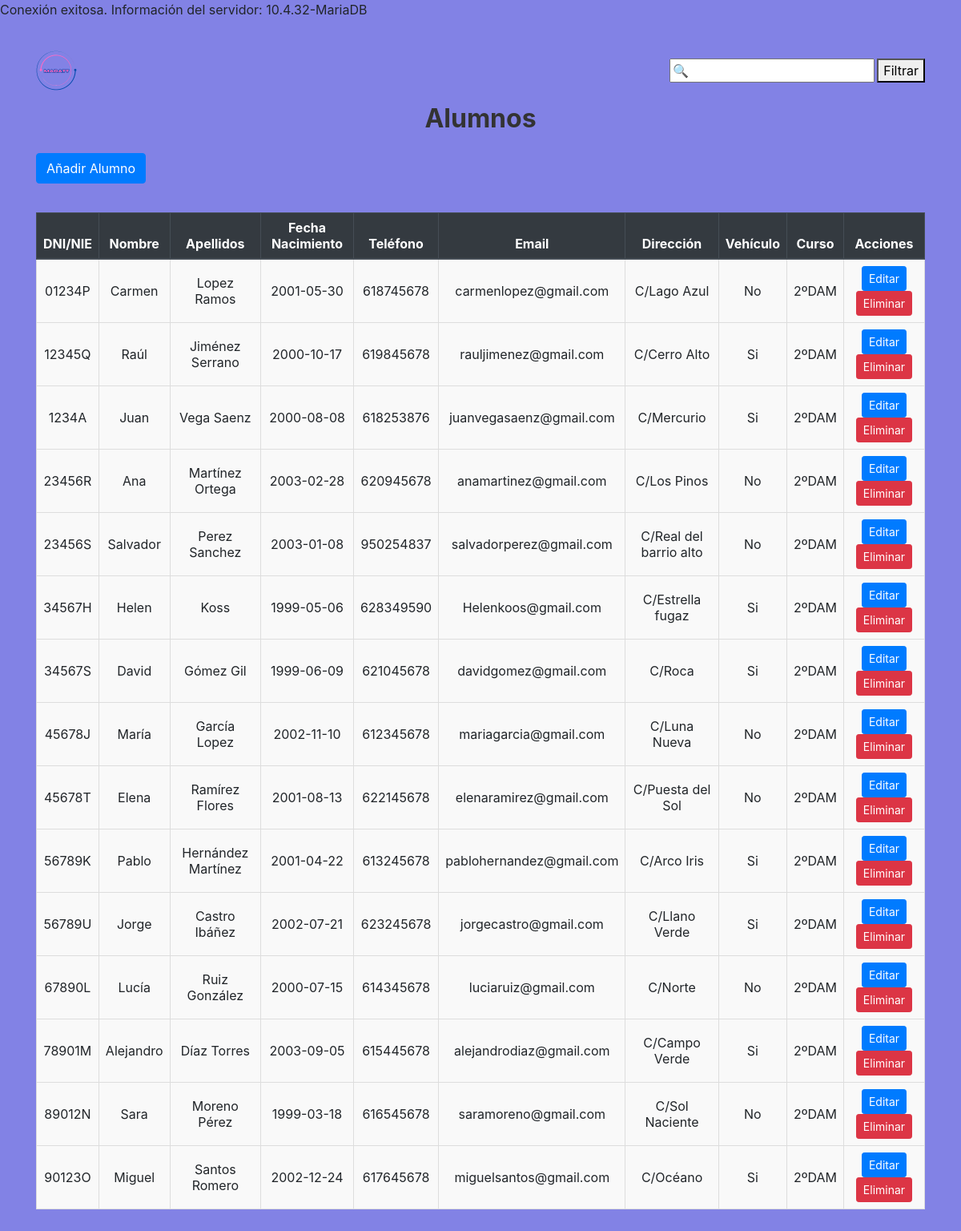
Page /code/alumnos.php on the committed database.
### tables this page shows
CREATE TABLE alumnos (
	dni_nie char(9) PRIMARY KEY,
	nombre VARCHAR(100) not null,
	apellido1 VARCHAR(100) not null,
	apellido2 VARCHAR(100),
	fecha_nacimiento DATE,
	telefono VARCHAR(50),
	email VARCHAR(255),
	direccion VARCHAR(255),
	vehiculo ENUM('Si','No'),
	curso CHAR(6),
	dni_tutor CHAR(9),
	id_empresa int UNSIGNED,
	FOREIGN KEY (id_empresa) REFERENCES empresas(id),
	FOREIGN KEY (dni_tutor) REFERENCES profesores(dni_nie) ON DELETE SET NULL ON UPDATE CASCADE
);

### code/alumnos.php (the view, shortened to what this page needs)
<?php
require 'conexion.php';
$query = "SELECT dni_nie, nombre, apellido1, apellido2, fecha_nacimiento, telefono, email, direccion, vehiculo, curso
          FROM alumnos";
$result = $mysqli->query($query);
?>
<!DOCTYPE html>
<html lang="es">
<head>
    <link rel="stylesheet" href="https://stackpath.bootstrapcdn.com/bootstrap/4.5.2/css/bootstrap.min.css">
    <link rel="stylesheet" href="alumno.css">
</head>
<body>
    <div class="container container-alumnos my-4">
        <header class="d-flex justify-content-between align-items-center mb-3">
            <img src="logo.png" alt="logo" style="height: 50px;">
            <div class="busqueda">
                <input type="text" id="searchFilter" placeholder="🔍">
                <button id="searchButton">Filtrar</button>
            </div>
        </header>
        <h1 class="page-title text-center mb-4">Alumnos</h1>
        <div class="mb-3">
            <a href="gestionAlumno.php" class="btn btn-primary">Añadir Alumno</a>
        </div>
        <div class="table-responsive">
            <table class="table table-hover table-alumnos">
                <thead class="thead-dark">
                    <tr>
                        <th>DNI/NIE</th>
                        <th>Nombre</th>
                        <th>Apellidos</th>
                        <th>Fecha Nacimiento</th>
                        <th>Teléfono</th>
                        <th>Email</th>
                        <th>Dirección</th>
                        <th>Vehículo</th>
                        <th>Curso</th>
                        <th>Acciones</th>
                    </tr>
                </thead>
                <tbody>
                    <?php if ($result->num_rows > 0): ?>
                        <?php while ($alumno = $result->fetch_assoc()): ?>
                            <tr>
                                <td><?php echo htmlspecialchars($alumno['dni_nie']); ?></td>
                                <td><?php echo htmlspecialchars($alumno['nombre']); ?></td>
                                <td><?php echo htmlspecialchars($alumno['apellido1'] . ' ' . $alumno['apellido2']); ?></td>
                                <td><?php echo htmlspecialchars($alumno['fecha_nacimiento']); ?></td>
                                <td><?php echo htmlspecialchars($alumno['telefono']); ?></td>
                                <td><?php echo htmlspecialchars($alumno['email']); ?></td>
                                <td><?php echo htmlspecialchars($alumno['direccion']); ?></td>
                                <td><?php echo htmlspecialchars($alumno['vehiculo']); ?></td>
                                <td><?php echo htmlspecialchars($alumno['curso']); ?></td>
                                <td>
                                    <a href="gestionAlumno.php?dni_nie=<?php echo urlencode($alumno['dni_nie']); ?>" class="btn btn-sm btn-primary">Editar</a>
                                    <form method="POST" style="display: inline;">
                                        <button type="submit" name="delete" class="btn btn-sm btn-danger" onclick="return confirm('¿Está seguro de que desea eliminar este alumno?');">Eliminar</button>
                                    </form>
                                </td>
                            </tr>
                        <?php endwhile; ?>
                    <?php else: ?>
                        <tr>
                            <td colspan="10" class="text-center">No hay alumnos registrados.</td>
                        </tr>
                    <?php endif; ?>
                </tbody>
            </table>
        </div>
    </div>
</body>
</html>

### code/conexion.php (shortened to what this page needs)
<?php
$host = 'localhost';
$user = 'root';
$password = '1234';
$database = 'fepla_crm';
$mysqli = new mysqli($host, $user, $password, $database);
echo "Conexión exitosa. Información del servidor: " . $mysqli->server_info;
?>

### code/alumno.css (style rules this page uses)
body { background-color: #8282e5; }
.container-alumnos { padding: 15px; }
header { display: flex; justify-content: space-between; align-items: center; margin-bottom: 20px; background-color: #8282e5; }
header img { height: 50px; }
header .busqueda { font-size: 16px; font-weight: bold; color: #555; }
.page-title { text-align: center; font-size: 2em; font-weight: bold; color: #333; margin-bottom: 20px; }
.table-alumnos { margin-top: 20px; border-collapse: collapse; width: 100%; overflow-x: auto; }
.table-alumnos th, .table-alumnos td { text-align: center; vertical-align: middle; padding: 8px; border: 1px solid #ddd; }
.table-alumnos thead th { background-color: #343a40; color: #fff; font-weight: bold; }
.table-alumnos tbody tr:nth-child(odd) { background-color: #f9f9f9; }
.table-alumnos tbody tr:nth-child(even) { background-color: #f9f9f9; }

### rows in the picture
alumnos: dni_nie "01234P", nombre "Carmen", apellido1+apellido2 "Lopez Ramos", fecha_nacimiento "2001-05-30", telefono "618745678", email "carmenlopez@gmail.com", direccion "C/Lago Azul", vehiculo "No", curso "2ºDAM"
alumnos: dni_nie "12345Q", nombre "Raúl", apellido1+apellido2 "Jiménez Serrano", fecha_nacimiento "2000-10-17", telefono "619845678", email "rauljimenez@gmail.com", direccion "C/Cerro Alto", vehiculo "Si", curso "2ºDAM"
alumnos: dni_nie "1234A", nombre "Juan", apellido1+apellido2 "Vega Saenz", fecha_nacimiento "2000-08-08", telefono "618253876", email "juanvegasaenz@gmail.com", direccion "C/Mercurio", vehiculo "Si", curso "2ºDAM"
alumnos: dni_nie "23456R", nombre "Ana", apellido1+apellido2 "Martínez Ortega", fecha_nacimiento "2003-02-28", telefono "620945678", email "anamartinez@gmail.com", direccion "C/Los Pinos", vehiculo "No", curso "2ºDAM"
alumnos: dni_nie "23456S", nombre "Salvador", apellido1+apellido2 "Perez Sanchez", fecha_nacimiento "2003-01-08", telefono "950254837", email "salvadorperez@gmail.com", direccion "C/Real del barrio alto", vehiculo "No", curso "2ºDAM"
alumnos: dni_nie "34567H", nombre "Helen", apellido1+apellido2 "Koss", fecha_nacimiento "1999-05-06", telefono "628349590", email "Helenkoos@gmail.com", direccion "C/Estrella fugaz", vehiculo "Si", curso "2ºDAM"
alumnos: dni_nie "34567S", nombre "David", apellido1+apellido2 "Gómez Gil", fecha_nacimiento "1999-06-09", telefono "621045678", email "davidgomez@gmail.com", direccion "C/Roca", vehiculo "Si", curso "2ºDAM"
alumnos: dni_nie "45678J", nombre "María", apellido1+apellido2 "García Lopez", fecha_nacimiento "2002-11-10", telefono "612345678", email "mariagarcia@gmail.com", direccion "C/Luna Nueva", vehiculo "No", curso "2ºDAM"
alumnos: dni_nie "45678T", nombre "Elena", apellido1+apellido2 "Ramírez Flores", fecha_nacimiento "2001-08-13", telefono "622145678", email "elenaramirez@gmail.com", direccion "C/Puesta del Sol", vehiculo "No", curso "2ºDAM"
alumnos: dni_nie "56789K", nombre "Pablo", apellido1+apellido2 "Hernández Martínez", fecha_nacimiento "2001-04-22", telefono "613245678", email "pablohernandez@gmail.com", direccion "C/Arco Iris", vehiculo "Si", curso "2ºDAM"
alumnos: dni_nie "56789U", nombre "Jorge", apellido1+apellido2 "Castro Ibáñez", fecha_nacimiento "2002-07-21", telefono "623245678", email "jorgecastro@gmail.com", direccion "C/Llano Verde", vehiculo "Si", curso "2ºDAM"
alumnos: dni_nie "67890L", nombre "Lucía", apellido1+apellido2 "Ruiz González", fecha_nacimiento "2000-07-15", telefono "614345678", email "luciaruiz@gmail.com", direccion "C/Norte", vehiculo "No", curso "2ºDAM"
alumnos: dni_nie "78901M", nombre "Alejandro", apellido1+apellido2 "Díaz Torres", fecha_nacimiento "2003-09-05", telefono "615445678", email "alejandrodiaz@gmail.com", direccion "C/Campo Verde", vehiculo "Si", curso "2ºDAM"
alumnos: dni_nie "89012N", nombre "Sara", apellido1+apellido2 "Moreno Pérez", fecha_nacimiento "1999-03-18", telefono "616545678", email "saramoreno@gmail.com", direccion "C/Sol Naciente", vehiculo "No", curso "2ºDAM"
alumnos: dni_nie "90123O", nombre "Miguel", apellido1+apellido2 "Santos Romero", fecha_nacimiento "2002-12-24", telefono "617645678", email "miguelsantos@gmail.com", direccion "C/Océano", vehiculo "Si", curso "2ºDAM"

### other values in the picture
$mysqli->server_info "10.4.32-MariaDB"
